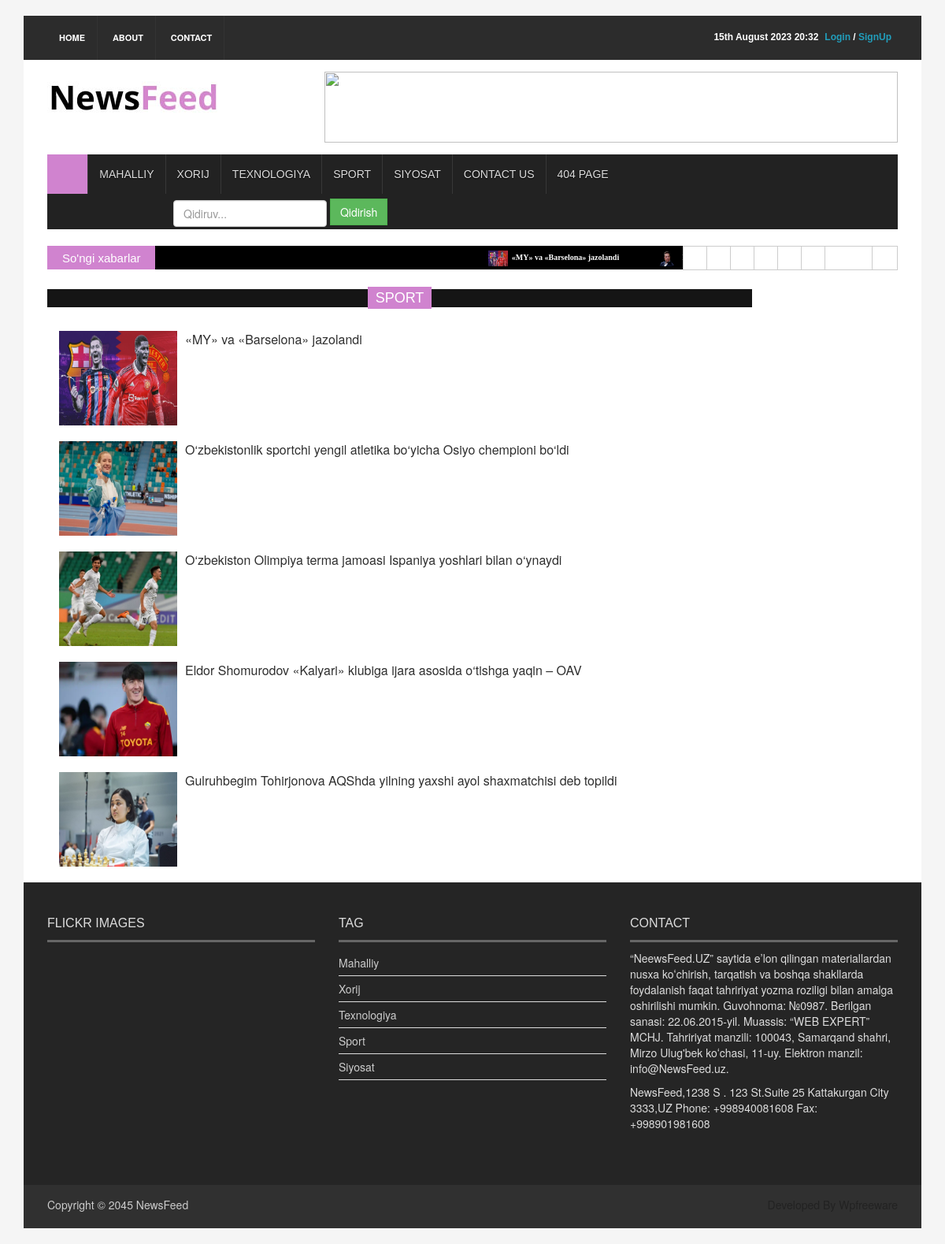
The page /sport/ on the database its author committed.
### news_app/models.py (models this page shows, shortened)
class News(models.Model, HitCountMixin):
    title = models.CharField(max_length=250)
    slug = models.SlugField(max_length=250)
    body = models.TextField()
    image = models.ImageField(upload_to='news/images')
    category = models.ForeignKey(Category, on_delete=models.CASCADE)
    publish_time = models.DateTimeField(default=timezone.now)
    create_time = models.DateTimeField(auto_now_add=True)
    updated_time = models.DateTimeField(auto_now=True)
    class Status(models.TextChoices):
        Draft = "DF", "Draft"
        Published = "PB", "Published"
    status = models.CharField(max_length=2, choices=Status.choices, default=Status.Draft)
    objects = models.Manager() # default manager
    published = PublishedManager() # yangi o'zimiz yaratgan manager/ faqat Published bo'lganlarni chiqaradi
    class Meta:
        ordering = ('-publish_time',) # Oxirgi qo'shilgan yangilik birinchi chiqadi
    def get_absolute_url(self):
        return reverse("news_detail", args=[self.slug])

class Category(models.Model):
    name = models.CharField(max_length=150)

### news_app/views.py (the view)
# urls.py: path('sport/', SportView.as_view(), name='sport_page'),
class SportView(View):
    def get(self, request):
        news = News.published.filter(category__name='Sport').order_by('-publish_time')
        context = {
            "news":news,
        }
        return render(request, "news/sport.html", context=context)

### news_app/context_processor.py (called while the page is built)
def latest_news(request):
    latest_news = News.published.all().order_by('-publish_time')[:10]
    latest_news2 = News.published.all().order_by('-publish_time')[:5]
    sport_news = News.published.filter(category__name='Sport').order_by('-publish_time')[1:5]
    category = Category.objects.all()
    context ={
        "latest_news":latest_news,
        "latest_news2":latest_news2,
        "category":category,
        "sport_news":sport_news,
    }
    return context

### news_app/models.py (called while the page is built)
    def get_queryset(self):
        return super().get_queryset().filter(status=News.Status.Published)

### templates/news/sport.html (shortened to what this page needs)
{% extends 'news/base.html' %}
{% load static %}
{% block content %}
  <section id="contentSection">
    <div class="row">
      <div class="col-lg-10 col-md-10 col-sm-10">
        <div class="latest_post">
          <h2><span>Sport</span></h2>
          <div class="container">
            {% for news in news %}
            <ul class="" style="margin-bottom:20px">
              <li style="margin-top:20px">
                <div class="media"> <a href="{{ news.get_absolute_url }}" class="media-left"> <img alt="" src="{{ news.image.url }}" style="width: 150px; height: 120px"> </a>
                  <div class="media-body"> <a href="{{ news.get_absolute_url }}" class="catg_title" style="font-size: 16px"> {{ news.title }}</a> </div>
                </div>
              </li>
            </ul>
            {% endfor %}
          </div>
        </div>
      </div>
    </div>
  </section>
{% endblock content %}

### templates/news/base.html (shortened to what this page needs)
{% load static %}
<!DOCTYPE html>
<html>
<head>
<link rel="stylesheet" type="text/css" href="{% static  'css/bootstrap.min.css' %}">
<link rel="stylesheet" type="text/css" href="{% static  'css/font-awesome.min.css' %}">
<link rel="stylesheet" type="text/css" href="{% static  'css/animate.css' %}">
<link rel="stylesheet" type="text/css" href="{% static  'css/font.css' %}">
<link rel="stylesheet" type="text/css" href="{% static  'css/li-scroller.css' %}">
<link rel="stylesheet" type="text/css" href="{% static  'css/slick.css' %}">
<link rel="stylesheet" type="text/css" href="{% static  'css/jquery.fancybox.css' %}">
<link rel="stylesheet" type="text/css" href="{% static  'css/theme.css' %}">
<link rel="stylesheet" type="text/css" href="{% static  'css/style.css' %}">
</head>
<body>
<div class="container">
  <header id="header">
    <div class="row">
      <div class="col-lg-12 col-md-12 col-sm-12">
        <div class="header_top">
          <div class="header_top_left">
            <ul class="top_nav">
              <li><a href="{% url 'home_page' %}">Home</a></li>
              <li><a href="#">About</a></li>
              <li><a href="{% url 'contact_page' %}">Contact</a></li>
            </ul>
          </div>
          <div class="header_top_right">
            {% if request.user.is_authenticated %}
            <p><a href="{% url 'logout' %}" style="color: red">Logout</a> </p>
            <p> / </p>
               <p><a style="color: #a2d2ff" href="{% url 'user_profile' %}">{{request.user.username}}</a></p>
            {% else %}
                <p><a href="{% url 'login' %}" style="color: #219ebc">Login</a> / <a href="{% url 'register' %}" style="color: #219ebc">SignUp</a> </p>
            {% endif %}
            <p>{% now "jS F Y H:i" %}</p>
          </div>
        </div>
      </div>
      <div class="col-lg-12 col-md-12 col-sm-12">
        <div class="header_bottom">
          <div class="logo_area"><a href="{% url 'home_page' %}" class="logo"><img src="{% static 'images/logo.jpg' %}" alt=""></a></div>
          <div class="add_banner"><a href="#"><img src="{% static 'images/addbanner_728x90_V1.jpg' %}" alt=""></a></div>
        </div>
      </div>
    </div>
  </header>
  <section id="navArea">
    <nav class="navbar navbar-inverse" role="navigation">
      <div id="navbar" class="navbar-collapse collapse">
        <ul class="nav navbar-nav main_nav">
          <li class="active"><a href="{% url 'home_page' %}"><span class="fa fa-home desktop-home"></span><span class="mobile-show">Home</span></a></li>
          <li><a href="{% url 'mahalliy_page' %}">Mahalliy</a></li>
          <li><a href="{% url 'xorij_page' %}">Xorij</a></li>
          <li><a href="{% url 'texnologiya_page' %}">Texnologiya</a></li>
          <li><a href="{% url 'sport_page' %}">Sport</a></li>
          <li><a href="{% url 'siyosat_page' %}">Siyosat</a></li>
          <li><a href="{% url 'contact_page' %}">Contact Us</a></li>
          <li><a href="{% url '404_page' %}">404 Page</a></li>
          <li style="margin-left: 160px; margin-top: 6px">
            <form method="get" class="form-inline" action="{% url 'search' %}">
              <input type="search" name="q" placeholder="Qidiruv..." class="form-control">
              <button type="submit" class="btn btn-success">Qidirish</button>
            </form>
          </li>
        </ul>
      </div>
    </nav>
          <div class="col-lg-12 col-md-12 col-sm-12">
</div>
  </section>
  <section id="newsSection">
    <div class="row">
      <div class="col-lg-12 col-md-12">
        <div class="latest_newsarea"> <span>So'ngi xabarlar</span>
          <ul id="ticker01" class="news_sticker">
            {% for news in latest_news %}
            <li><a href="{{ news.get_absolute_url }}"><img src="{{ news.image.url }}" alt="">{{ news.title }}</a></li>
            {% endfor %}
          </ul>
          <div class="social_area">
            <ul class="social_nav">
              <li class="facebook"><a href="#"></a></li>
              <li class="twitter"><a href="#"></a></li>
              <li class="flickr"><a href="#"></a></li>
              <li class="pinterest"><a href="#"></a></li>
              <li class="googleplus"><a href="#"></a></li>
              <li class="vimeo"><a href="#"></a></li>
              <li class="youtube"><a href="#"></a></li>
              <li class="mail"><a href="#"></a></li>
            </ul>
          </div>
        </div>
      </div>
    </div>
  </section>
{% block content %}
{% endblock content %}
  <footer id="footer">
    <div class="footer_top">
      <div class="row">
        <div class="col-lg-4 col-md-4 col-sm-4">
          <div class="footer_widget wow fadeInLeftBig">
            <h2>Flickr Images</h2>
          </div>
        </div>
        <div class="col-lg-4 col-md-4 col-sm-4">
          <div class="footer_widget wow fadeInDown">
            <h2>Tag</h2>
            <ul class="tag_nav">
              {% for category in category %}
              <li><a href="#">{{category.name}}</a></li>
              {% endfor %}
            </ul>
          </div>
        </div>
        <div class="col-lg-4 col-md-4 col-sm-4">
          <div class="footer_widget wow fadeInRightBig">
            <h2>Contact</h2>
            <p>“NeewsFeed.UZ” saytida eʼlon qilingan materiallardan nusxa koʻchirish, tarqatish va boshqa shakllarda foydalanish faqat tahririyat yozma roziligi bilan amalga oshirilishi mumkin.
Guvohnoma: №0987. Berilgan sanasi: 22.06.2015-yil. Muassis: “WEB EXPERT” MCHJ. Tahririyat manzili: 100043, Samarqand shahri,  Mirzo Ulug'bek koʻchasi, 11-uy. Elektron manzil: info@NewsFeed.uz.
</p>
            <address>
            NewsFeed,1238 S . 123 St.Suite 25 Kattakurgan City 3333,UZ Phone: +998940081608 Fax: +998901981608            </address>
          </div>
        </div>
      </div>
    </div>
    <div class="footer_bottom">
      <p class="copyright">Copyright &copy; 2045 <a href="{% url 'home_page' %}">NewsFeed</a></p>
      <p class="developer">Developed By Wpfreeware</p>
    </div>
  </footer>
</div>
</body>
</html>

### staticfiles/css/li-scroller.css (style rules this page uses)
ul.newsticker { position:relative; left:750px; font:bold 10px Verdana; list-style-type:none; margin:0; padding:0 }
ul.newsticker li { float:left; margin:0; padding:0 }
ul.newsticker a { white-space:nowrap; padding:0; color:#fff; margin:0 50px 0 0 }
ul.newsticker a > img { height:20px; margin-right:5px; width:25px }

### staticfiles/css/theme.css (style rules this page uses)
.navbar-inverse .navbar-nav > .active > a, .navbar-inverse .navbar-nav > .active > a:hover, .navbar-inverse .navbar-nav > .active > a:focus { background-color:#d083cf }
.latest_newsarea span { background:none repeat scroll 0 0 #d083cf }
.latest_post > h2 span { background:none repeat scroll 0 0 #d083cf }

### rows shown on the page
News: image (picture), title "«MY» va «Barselona» jazolandi"
News: image (picture)
News: image (picture), title "O‘zbekistonlik sportchi yengil atletika bo‘yicha Osiyo chempioni bo‘ldi"
News: image (picture), title "O‘zbekiston Olimpiya terma jamoasi Ispaniya yoshlari bilan o‘ynaydi"
News: image (picture), title "Eldor Shomurodov «Kalyari» klubiga ijara asosida o‘tishga yaqin – OAV"
News: image (picture), title "Gulruhbegim Tohirjonova AQShda yilning yaxshi ayol shaxmatchisi deb topildi"
Category: name "Mahalliy"
Category: name "Xorij"
Category: name "Texnologiya"
Category: name "Sport"
Category: name "Siyosat"
